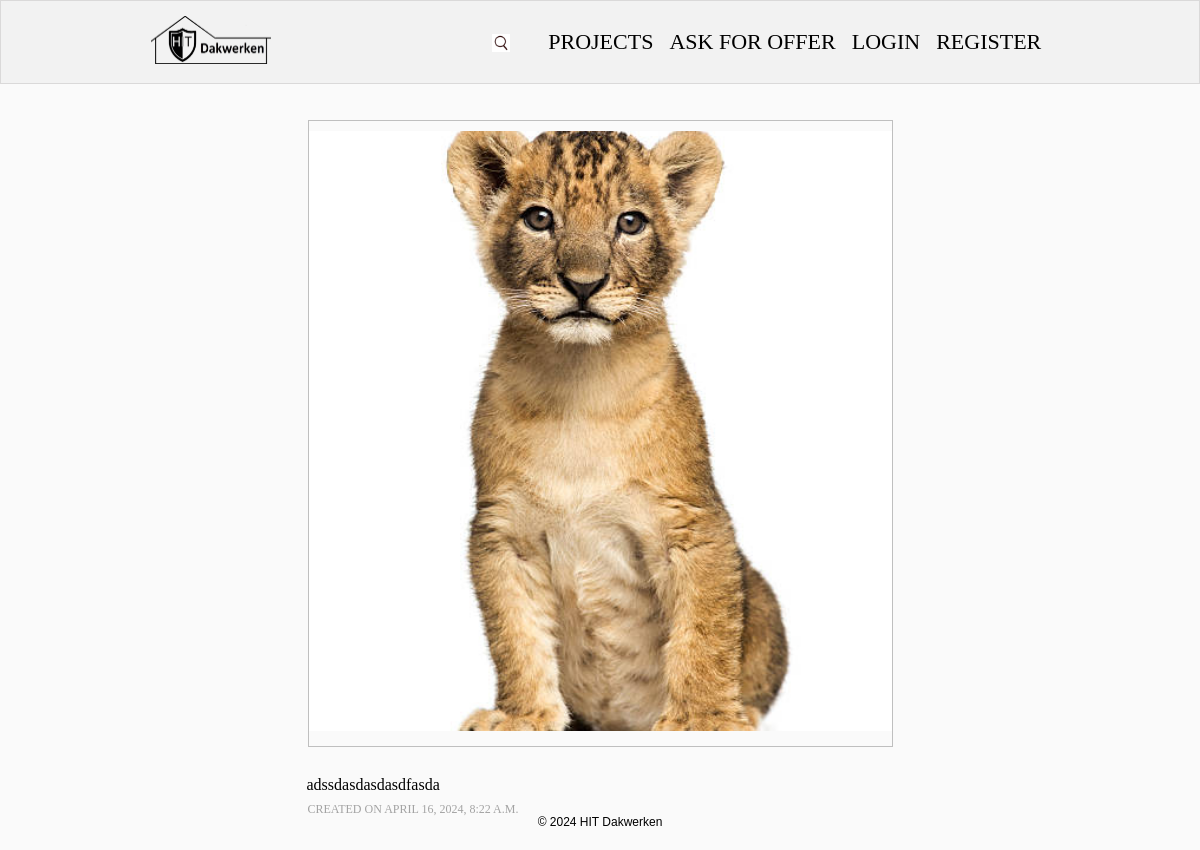
The page /ask/1/ on the database its author committed.
### hit_dakwerken/query/models.py (models this page shows)
class Query(models.Model):
    description = models.TextField(
        validators=(
            validators.MinLengthValidator(OFFER_CONTENT_MIN_LENGTH),
        ),
    )
    user = models.ForeignKey(
        AppUser,
        on_delete=models.CASCADE,
    )
    published_on = models.DateTimeField(
        auto_now_add=True,
        blank=False,
        null=False,
    )
    edited_on = models.DateTimeField(
        auto_now=True,
        blank=False,
        null=False,
    )
    photo = models.ImageField(
        upload_to='offer_photos/',
        validators=(MaxImageSizeValidator(MAX_PHOTO_SIZE),),
        null=True,
        blank=True
    )

### hit_dakwerken/query/views.py (the view, shortened to what this page needs)
# urls.py: path('<int:pk>/', QueryDetailsView.as_view(), name='query request details'),
class QueryDetailsView(views.DetailView):
    model = models.Query
    template_name = 'query/query-details.html'

### templates/query/query-details.html (shortened to what this page needs)
{% extends 'base.html' %}
{% load static %}
{% block content %}
    <div class="container">
        <div class="col-9">
            <div class="card">
                <div class="imgBx" id="{{ query.pk }}">
                    <img src="/media/{{ query.photo }}" alt="post" class="cover">
                </div>
            </div>
            <p class="offer-details">{{ query.description }}</p>
            <h5 class="postTime">Created on {{ query.published_on }}</h5>
        </div>
    </div>
{% endblock %}

### staticfiles/css/home.css (style rules this page uses)
* { margin: 0; padding: 0; box-sizing: border-box; }
body { background: #fafafa; min-height: 100vh; }
.container { padding: 15px 0; width: 75%; display: flex; align-items: center; justify-content: space-between; }
main .container { position: relative; margin-top: 60px; width: 75%; display: flex; align-items: flex-start; justify-content: space-between; }
.col-9 { width: 65%; margin: 5% auto -20px; }
.col-9 .card { margin-bottom: 20px; position: relative; width: 100%; display: inline-block; border: 1px solid rgba(7, 7, 7, 0.24); }
.cover { position: absolute; top: 0; left: 0; width: 100%; height: 100%; object-fit: cover; }
.imgBx { position: relative; width: 100%; min-height: 600px; margin: 10px 0 15px; }
.postTime { margin-top: 8px; font-weight: lighter; cursor: default; color: rgb(163, 163, 163); font-size: 12px; text-transform: uppercase; }

### staticfiles/css/photoDetails.css (style rules this page uses)
.offer-details { margin: 5px 0 5px -1px; }

### rows shown on the page
Query: photo (picture), description "adssdasdasdasdfasda", published_on "APRIL 16, 2024, 8:22 A.M."
